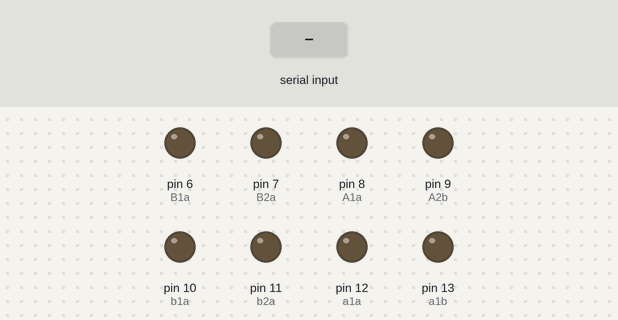
Recording of a sketch running on a simulated Arduino Uno, built with avr-gcc and run on an emulated ATmega328P. Shown: output pins drawn as LEDs (lit = HIGH). The test bench sets the inputs (shaded band).

Above: at 1.2 s.
1.3 s: "1" received over the second serial link
At 1.8 s:
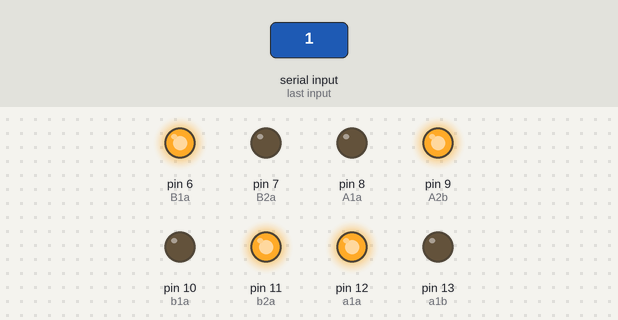
2.8 s: "3" received over the second serial link
At 4.0 s:
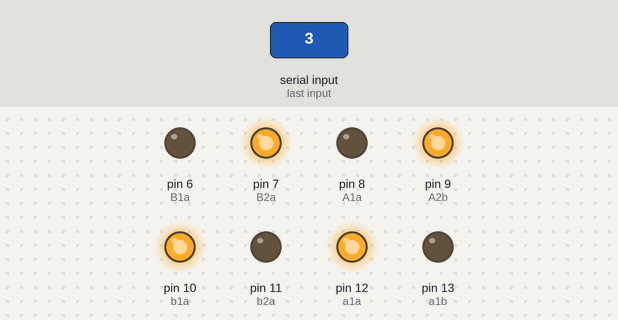
4.3 s: "4" received over the second serial link
At 5.2 s:
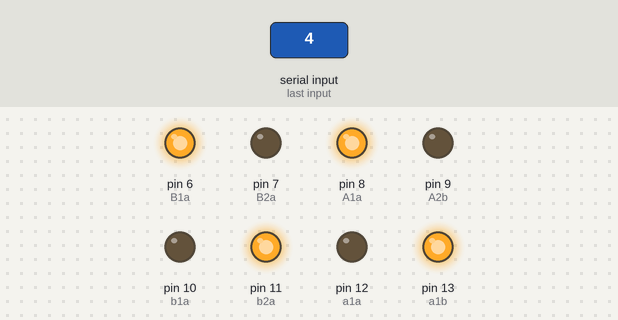
5.8 s: "5" received over the second serial link
At 6.4 s:
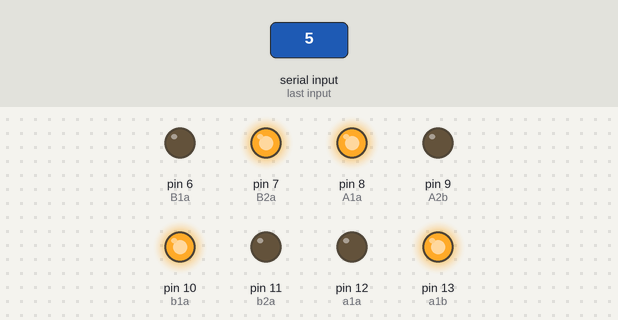
7.3 s: "6" received over the second serial link
At 8.5 s:
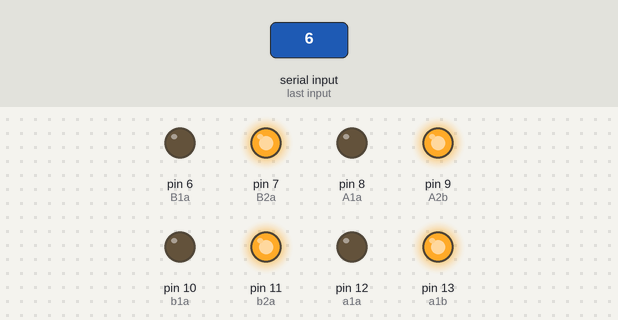
8.8 s: "8" received over the second serial link
At 9.3 s:
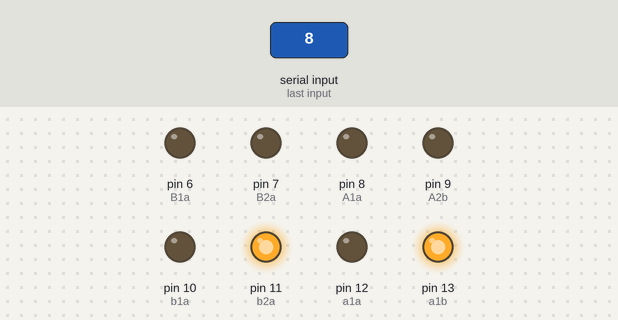
Timing chart, 0 to 11.3 s (numbered marks = the images above; inputs shaded):
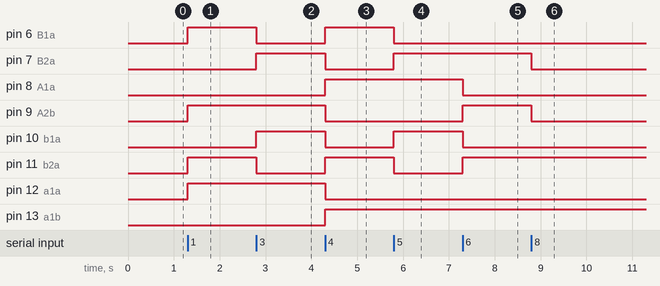

Measured:
- after the input at 1.3 s, pin 6 (B1a), pin 9 (A2b), pin 11 (b2a), pin 12 (a1a): LOW → HIGH at once
- after the input at 2.8 s, pin 6 (B1a), pin 11 (b2a): HIGH → LOW at once; pin 7 (B2a), pin 10 (b1a): LOW → HIGH at once
- after the input at 4.3 s, pin 6 (B1a), pin 8 (A1a), pin 11 (b2a), pin 13 (a1b): LOW → HIGH at once; pin 7 (B2a), pin 9 (A2b), pin 10 (b1a), pin 12 (a1a): HIGH → LOW at once
- after the input at 5.8 s, pin 6 (B1a), pin 11 (b2a): HIGH → LOW at once; pin 7 (B2a), pin 10 (b1a): LOW → HIGH at once
- after the input at 7.3 s, pin 8 (A1a), pin 10 (b1a): HIGH → LOW at once; pin 9 (A2b), pin 11 (b2a): LOW → HIGH at once
- after the input at 8.8 s, pin 7 (B2a), pin 9 (A2b): HIGH → LOW at once

The sketch:

car_control.ino
```cpp
//code write by Moz for YouTube changel LogMaker360, 27-10-2015
//code belongs to this video: https://www.youtube.com/watch?v=6jZMJ7DFCY0

#include <SoftwareSerial.h>
SoftwareSerial BT(1, 0);

int B1a = 6;//Back left
int B2a = 7;//Back left
int A1a = 8;//Back right
int A2b = 9;//Back right

int b1a = 10;//Front left Bk
int b2a = 11;//Front left FW
int a1a = 12;//Front right
int a1b = 13;//Front right

// creates a "virtual" serial port/UART
// connect BT module TX to 0
// connect BT module RX to 1
// connect BT Vcc to 5V, GND to GND

void setup()
{
  // set digital pin to control as an output
  pinMode(B1a, OUTPUT);
  pinMode(B2a, OUTPUT);
  pinMode(A1a, OUTPUT);
  pinMode(A2b, OUTPUT);
  pinMode(b1a, OUTPUT);
  pinMode(b2a, OUTPUT);
  pinMode(a1a, OUTPUT);
  pinMode(a1b, OUTPUT);
  // set the data rate for the SoftwareSerial port
  BT.begin(9600);
  // Send test message to other device

}

void fw(){
  digitalWrite(B1a, HIGH);//Back lef  fw
  digitalWrite(B2a, LOW);//Back lef  bk
  digitalWrite(A1a, LOW);//Back r bk
  digitalWrite(A2b, HIGH);//Back r  fw
  digitalWrite(b1a, LOW);//Front L BK
  digitalWrite(b2a, HIGH);//Front L FW
  digitalWrite(a1a, HIGH);//Front right fw
  digitalWrite(a1b, LOW);//Front right bk

}

void left(){
  digitalWrite(B1a, LOW);//Back lef  fw
  digitalWrite(B2a, HIGH);//Back lef  bk
  digitalWrite(A1a, LOW);//Back r bk
  digitalWrite(A2b, HIGH);//Back r  fw
  digitalWrite(b1a, HIGH);//Front L BK
  digitalWrite(b2a, LOW);//Front L FW
  digitalWrite(a1a, HIGH);//Front right fw
  digitalWrite(a1b, LOW);//Front right bk
}


void right() {
 digitalWrite(B1a, HIGH);//Back lef  fw
  digitalWrite(B2a, LOW);//Back lef  bk
  digitalWrite(A1a, HIGH);//Back r bk
  digitalWrite(A2b, LOW);//Back r  fw
  digitalWrite(b1a, LOW);//Front L BK
  digitalWrite(b2a, HIGH);//Front L FW
  digitalWrite(a1a, LOW);//Front right fw
  digitalWrite(a1b, HIGH);//Front right bk
}
void back(){
 digitalWrite(B1a, LOW);//Back lef  fw
  digitalWrite(B2a, HIGH);//Back lef  bk
  digitalWrite(A1a, HIGH);//Back r bk
  digitalWrite(A2b, LOW);//Back r  fw
  digitalWrite(b1a, HIGH);//Front L BK
  digitalWrite(b2a, LOW);//Front L FW
  digitalWrite(a1a, LOW);//Front right fw
  digitalWrite(a1b, HIGH);//Front right bk
}
void slideRight(){
 digitalWrite(B1a, LOW);//Back lef  fw
  digitalWrite(B2a, HIGH);//Back lef  bk
  digitalWrite(A1a, LOW);//Back r bk
  digitalWrite(A2b, HIGH);//Back r  fw
  digitalWrite(b1a, LOW);//Front L BK
  digitalWrite(b2a, HIGH);//Front L FW
  digitalWrite(a1a, LOW);//Front right fw
  digitalWrite(a1b, HIGH);//Front right bk
}
void slideLeft(){
 digitalWrite(B1a, LOW);//Back lef  fw
  digitalWrite(B2a, HIGH);//Back lef  bk
  digitalWrite(A1a, LOW);//Back r bk
  digitalWrite(A2b, HIGH);//Back r  fw
  digitalWrite(b1a, HIGH);//Front L BK
  digitalWrite(b2a, LOW);//Front L FW
  digitalWrite(a1a, HIGH);//Front right fw
  digitalWrite(a1b, LOW);//Front right bk
}
void rotationCentaralAxleRight(){
 digitalWrite(B1a, LOW);//Back lef  fw
  digitalWrite(B2a, LOW);//Back lef  bk
  digitalWrite(A1a, LOW);//Back r bk
  digitalWrite(A2b, LOW);//Back r  fw
  digitalWrite(b1a, LOW);//Front L BK
  digitalWrite(b2a, HIGH);//Front L FW
  digitalWrite(a1a, LOW);//Front right fw
  digitalWrite(a1b, HIGH);//Front right bk
}
void stop_all(){
digitalWrite(B1a, LOW);
  digitalWrite(B2a, LOW);
  digitalWrite(A1a, LOW);
  digitalWrite(A2b, LOW);
  digitalWrite(b1a, LOW);
  digitalWrite(b2a, LOW);
  digitalWrite(a1a, LOW);
  digitalWrite(a1b, LOW);

}

char a; // stores incoming character from other device
void loop()
{
  if (BT.available())
  {
    a=(BT.read());
    if (a=='1')
    {
      fw();
      BT.println("Moving forward");
    }
    if (a=='2')
    {
      stop_all();
      BT.println("Stop");
    }
    if (a=='3') // new command for left
    {
      left();
      BT.println("Moving left");
    }
    if (a=='4') // new command for right
    {
      right();
      BT.println("Moving right");
    }
    if (a=='5') // new command for back
    {
      back();
      BT.println("Moving backward");
    }
    if (a=='6') // new command for back
    {
      slideRight();
      BT.println("Sliding Right");
    }
    if (a=='7') // new command for back
    {
      slideLeft();
      BT.println("Sliding Left");
    }
    if (a=='8') // new command for back
    {
      rotationCentaralAxleRight();
      BT.println("Central Axe rotation to right");
    }
    if (a=='?')
    {
      BT.println("Send '1' to move forward");
      BT.println("Send '2' to stop");
      BT.println("Send '3' to turn left");
      BT.println("Send '4' to turn right");
      BT.println("Send '5' to move backward");
      BT.println("Send '6' to slide right");
      BT.println("Send '7' to slide left");
      BT.println("Send '8' to rotate right");
    }
  }
}
```
